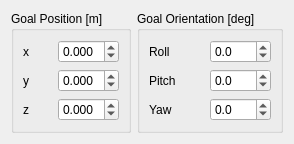
            <widget class="QWidget" name="left_arm_task_control">
             <attribute name="title">
              <string>Tsak Control</string>
             </attribute>
             <layout class="QGridLayout" name="gridLayout_22">
              <item row="0" column="0">
               <widget class="QGroupBox" name="left_goal_position_box">
                <property name="title">
                 <string>Goal Position [m]</string>
                </property>
                <layout class="QGridLayout" name="gridLayout_18">
                 <item row="0" column="0">
                  <widget class="QLabel" name="left_goal_x_txt">
                   <property name="text">
                    <string>x</string>
                   </property>
                   <property name="alignment">
                    <set>Qt::AlignLeading|Qt::AlignLeft|Qt::AlignVCenter</set>
                   </property>
                  </widget>
                 </item>
                 <item row="1" column="0">
                  <widget class="QLabel" name="left_goal_y_txt">
                   <property name="text">
                    <string>y</string>
                   </property>
                  </widget>
                 </item>
                 <item row="1" column="1">
                  <widget class="QDoubleSpinBox" name="left_goal_y">
                   <property name="decimals">
                    <number>3</number>
                   </property>
                   <property name="minimum">
                    <double>-1.000000000000000</double>
                   </property>
                   <property name="maximum">
                    <double>1.000000000000000</double>
                   </property>
                   <property name="singleStep">
                    <double>0.010000000000000</double>
                   </property>
                  </widget>
                 </item>
                 <item row="0" column="1">
                  <widget class="QDoubleSpinBox" name="left_goal_x">
                   <property name="decimals">
                    <number>3</number>
                   </property>
                   <property name="minimum">
                    <double>-1.000000000000000</double>
                   </property>
                   <property name="maximum">
                    <double>1.000000000000000</double>
                   </property>
                   <property name="singleStep">
                    <double>0.010000000000000</double>
                   </property>
                   <property name="value">
                    <double>0.000000000000000</double>
                   </property>
                  </widget>
                 </item>
                 <item row="2" column="0">
                  <widget class="QLabel" name="left_goal_z_txt">
                   <property name="text">
                    <string>z</string>
                   </property>
                  </widget>
                 </item>
                 <item row="2" column="1">
                  <widget class="QDoubleSpinBox" name="left_goal_z">
                   <property name="decimals">
                    <number>3</number>
                   </property>
                   <property name="minimum">
                    <double>-1.000000000000000</double>
                   </property>
                   <property name="maximum">
                    <double>1.000000000000000</double>
                   </property>
                   <property name="singleStep">
                    <double>0.010000000000000</double>
                   </property>
                   <property name="value">
                    <double>0.000000000000000</double>
                   </property>
                  </widget>
                 </item>
                </layout>
               </widget>
              </item>
              <item row="0" column="1">
               <widget class="QGroupBox" name="left_goal_orientation_box">
                <property name="title">
                 <string>Goal Orientation [deg]</string>
                </property>
                <layout class="QGridLayout" name="gridLayout_17">
                 <item row="0" column="1">
                  <widget class="QDoubleSpinBox" name="left_goal_roll">
                   <property name="decimals">
                    <number>1</number>
                   </property>
                   <property name="minimum">
                    <double>-180.000000000000000</double>
                   </property>
                   <property name="maximum">
                    <double>180.000000000000000</double>
                   </property>
                  </widget>
                 </item>
                 <item row="1" column="0">
                  <widget class="QLabel" name="left_goal_pitch_txt">
                   <property name="text">
                    <string>Pitch</string>
                   </property>
                  </widget>
                 </item>
                 <item row="0" column="0">
                  <widget class="QLabel" name="left_goal_roll_txt">
                   <property name="text">
                    <string>Roll</string>
                   </property>
                  </widget>
                 </item>
                 <item row="1" column="1">
                  <widget class="QDoubleSpinBox" name="left_goal_pitch">
                   <property name="decimals">
                    <number>1</number>
                   </property>
                   <property name="minimum">
                    <double>-180.000000000000000</double>
                   </property>
                   <property name="maximum">
                    <double>180.000000000000000</double>
                   </property>
                  </widget>
                 </item>
                 <item row="2" column="0">
                  <widget class="QLabel" name="left_goal_yaw_txt">
                   <property name="text">
                    <string>Yaw</string>
                   </property>
                  </widget>
                 </item>
                 <item row="2" column="1">
                  <widget class="QDoubleSpinBox" name="left_goal_yaw">
                   <property name="decimals">
                    <number>1</number>
                   </property>
                   <property name="minimum">
                    <double>-180.000000000000000</double>
                   </property>
                   <property name="maximum">
                    <double>180.000000000000000</double>
                   </property>
                  </widget>
                 </item>
                </layout>
               </widget>
              </item>
             </layout>
             <zorder>left_goal_orientation_box</zorder>
             <zorder>left_goal_position_box</zorder>
            </widget>
